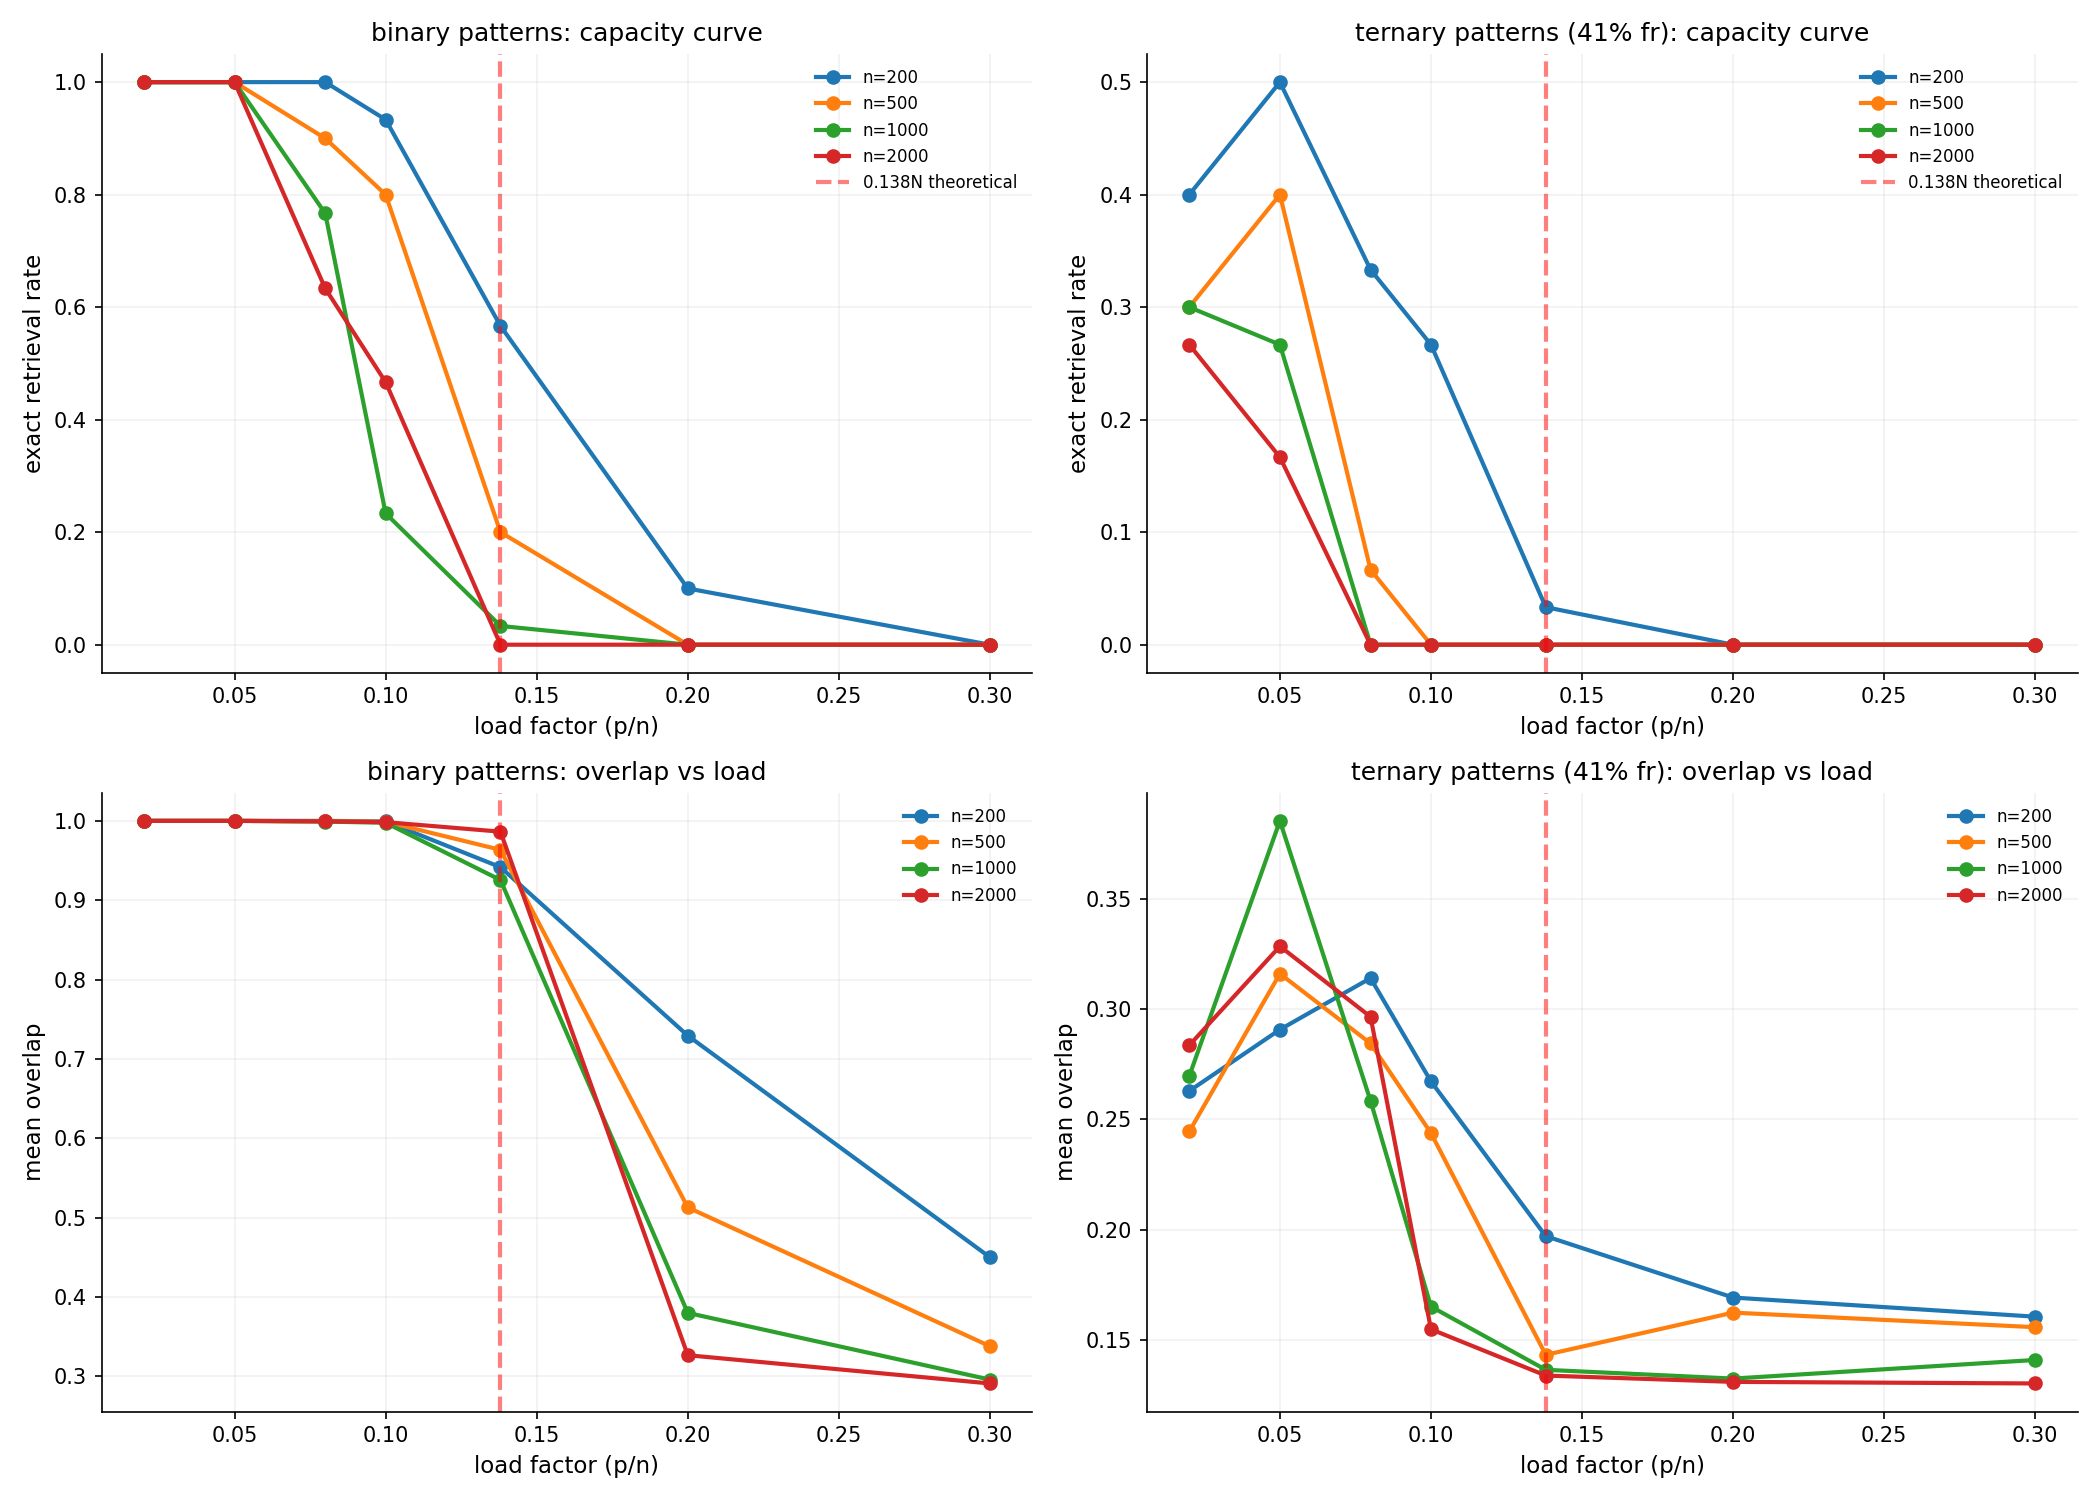

Reproduce this figure in Python.
from __future__ import annotations

import sys
import time
from pathlib import Path

import numpy as np

sys.path.insert(0, str(Path(__file__).resolve().parent.parent))
from shared import (
    apply_plot_style,
    build_rng,
    build_run_record,
    child_rng,
    mean_confidence_interval,
    paired_difference_stats,
    utc_now_iso,
    write_json,
)

SCRIPT_PATH = Path(__file__).resolve()
SEED = 42
NETWORK_SIZES = [200, 500, 1000, 2000, 5000]
LOAD_FACTORS = [0.02, 0.05, 0.08, 0.10, 0.12, 0.138, 0.16, 0.20, 0.25, 0.30]
CORRUPTION = 0.05
TRIALS = 50
MAX_ITERS = 50
TERNARY_FIRING_RATE = 0.41


def generate_binary_patterns(rng, n, p):
    return rng.choice([-1, 1], size=(p, n)).astype(np.float64)


def generate_ternary_patterns(rng, n, p, firing_rate=0.41):
    patterns = np.zeros((p, n), dtype=np.float64)
    for i in range(p):
        mask = rng.random(n) < firing_rate
        signs = rng.choice([-1, 1], size=n)
        patterns[i] = mask * signs
    return patterns


def store_patterns(patterns):
    p, n = patterns.shape
    W = (patterns.T @ patterns) / n
    np.fill_diagonal(W, 0.0)
    return W


def retrieve_binary(W, probe, max_iters=50):
    state = probe.copy()
    for _ in range(max_iters):
        prev = state.copy()
        field = W @ state
        state = np.sign(field)
        state[state == 0] = 1.0
        if np.array_equal(state, prev):
            break
    return state


def retrieve_ternary(W, probe, theta, max_iters=50):
    state = probe.copy()
    for _ in range(max_iters):
        prev = state.copy()
        field = W @ state
        state = np.where(field > theta, 1.0, np.where(field < -theta, -1.0, 0.0))
        if np.array_equal(state, prev):
            break
    return state


def calibrate_theta(W, patterns, rng, target_fr=0.41, n_samples=20):
    n = W.shape[0]
    fields = []
    indices = rng.choice(len(patterns), size=min(n_samples, len(patterns)), replace=False)
    for i in indices:
        f = W @ patterns[i]
        fields.append(np.abs(f))
    all_fields = np.concatenate(fields)
    theta = np.percentile(all_fields, (1.0 - target_fr) * 100)
    return max(theta, 1e-8)


def corrupt_binary(rng, pattern, fraction):
    corrupted = pattern.copy()
    n = len(pattern)
    n_flip = int(n * fraction)
    indices = rng.choice(n, size=n_flip, replace=False)
    corrupted[indices] *= -1
    return corrupted


def corrupt_ternary(rng, pattern, fraction):
    corrupted = pattern.copy()
    n = len(pattern)
    n_corrupt = int(n * fraction)
    indices = rng.choice(n, size=n_corrupt, replace=False)
    for idx in indices:
        corrupted[idx] = rng.choice([-1, 0, 1])
    return corrupted


def overlap(retrieved, original):
    n = len(original)
    nz = np.sum(original != 0)
    if nz == 0:
        return 0.0
    return float(np.dot(retrieved, original) / nz)


def exact_match(retrieved, original):
    return float(np.array_equal(retrieved, original))


def run_capacity_sweep(rng, n, load_factors, pattern_type, corruption, trials, max_iters):
    results = []
    for alpha in load_factors:
        p = max(1, int(alpha * n))
        exact_matches = []
        overlaps = []

        for t in range(trials):
            trial_rng = child_rng(rng)

            if pattern_type == "binary":
                patterns = generate_binary_patterns(trial_rng, n, p)
            else:
                patterns = generate_ternary_patterns(trial_rng, n, p, TERNARY_FIRING_RATE)

            W = store_patterns(patterns)

            probe_idx = trial_rng.integers(0, p)
            original = patterns[probe_idx]

            if pattern_type == "binary":
                corrupted = corrupt_binary(trial_rng, original, corruption)
                retrieved = retrieve_binary(W, corrupted, max_iters)
            else:
                corrupted = corrupt_ternary(trial_rng, original, corruption)
                theta = calibrate_theta(W, patterns, trial_rng, TERNARY_FIRING_RATE)
                retrieved = retrieve_ternary(W, corrupted, theta, max_iters)

            exact_matches.append(exact_match(retrieved, original))
            overlaps.append(overlap(retrieved, original))

        results.append({
            "n": n,
            "alpha": alpha,
            "p": p,
            "pattern_type": pattern_type,
            "corruption": corruption,
            "exact_retrieval_mean": float(np.mean(exact_matches)),
            "exact_retrieval_std": float(np.std(exact_matches)),
            "overlap_mean": float(np.mean(overlaps)),
            "overlap_std": float(np.std(overlaps)),
            "trials": trials,
        })

        print(f"  n={n} alpha={alpha:.3f} p={p} {pattern_type}: exact={np.mean(exact_matches):.3f} overlap={np.mean(overlaps):.3f}")

    return results


def main():
    apply_plot_style()
    import matplotlib.pyplot as plt

    started = utc_now_iso()
    t0 = time.time()
    rng = build_rng(SEED)

    all_results = []

    for n in NETWORK_SIZES:
        print(f"network size n={n}")
        binary_results = run_capacity_sweep(
            child_rng(rng), n, LOAD_FACTORS, "binary", CORRUPTION, TRIALS, MAX_ITERS
        )
        all_results.extend(binary_results)

        ternary_results = run_capacity_sweep(
            child_rng(rng), n, LOAD_FACTORS, "ternary", CORRUPTION, TRIALS, MAX_ITERS
        )
        all_results.extend(ternary_results)

    fig, axes = plt.subplots(2, 2, figsize=(14, 10))

    ax1 = axes[0, 0]
    for n in NETWORK_SIZES:
        alphas = [r["alpha"] for r in all_results if r["n"] == n and r["pattern_type"] == "binary"]
        exacts = [r["exact_retrieval_mean"] for r in all_results if r["n"] == n and r["pattern_type"] == "binary"]
        ax1.plot(alphas, exacts, marker="o", label=f"n={n}")
    ax1.axvline(x=0.138, color="red", linestyle="--", alpha=0.5, label="0.138N theoretical")
    ax1.set_xlabel("load factor (p/n)")
    ax1.set_ylabel("exact retrieval rate")
    ax1.set_title("binary patterns: capacity curve")
    ax1.legend(fontsize=8)

    ax2 = axes[0, 1]
    for n in NETWORK_SIZES:
        alphas = [r["alpha"] for r in all_results if r["n"] == n and r["pattern_type"] == "ternary"]
        exacts = [r["exact_retrieval_mean"] for r in all_results if r["n"] == n and r["pattern_type"] == "ternary"]
        ax2.plot(alphas, exacts, marker="o", label=f"n={n}")
    ax2.axvline(x=0.138, color="red", linestyle="--", alpha=0.5, label="0.138N theoretical")
    ax2.set_xlabel("load factor (p/n)")
    ax2.set_ylabel("exact retrieval rate")
    ax2.set_title("ternary patterns (41% fr): capacity curve")
    ax2.legend(fontsize=8)

    ax3 = axes[1, 0]
    for n in NETWORK_SIZES:
        alphas = [r["alpha"] for r in all_results if r["n"] == n and r["pattern_type"] == "binary"]
        ovlps = [r["overlap_mean"] for r in all_results if r["n"] == n and r["pattern_type"] == "binary"]
        ax3.plot(alphas, ovlps, marker="o", label=f"n={n}")
    ax3.axvline(x=0.138, color="red", linestyle="--", alpha=0.5)
    ax3.set_xlabel("load factor (p/n)")
    ax3.set_ylabel("mean overlap")
    ax3.set_title("binary patterns: overlap vs load")
    ax3.legend(fontsize=8)

    ax4 = axes[1, 1]
    for n in NETWORK_SIZES:
        alphas = [r["alpha"] for r in all_results if r["n"] == n and r["pattern_type"] == "ternary"]
        ovlps = [r["overlap_mean"] for r in all_results if r["n"] == n and r["pattern_type"] == "ternary"]
        ax4.plot(alphas, ovlps, marker="o", label=f"n={n}")
    ax4.axvline(x=0.138, color="red", linestyle="--", alpha=0.5)
    ax4.set_xlabel("load factor (p/n)")
    ax4.set_ylabel("mean overlap")
    ax4.set_title("ternary patterns (41% fr): overlap vs load")
    ax4.legend(fontsize=8)

    plt.tight_layout()
    fig_path = SCRIPT_PATH.parent / "capacity_scaling.png"
    plt.savefig(fig_path)
    plt.close()

    binary_at_014 = [r for r in all_results if r["pattern_type"] == "binary" and abs(r["alpha"] - 0.138) < 0.001]
    ternary_at_014 = [r for r in all_results if r["pattern_type"] == "ternary" and abs(r["alpha"] - 0.138) < 0.001]

    summary = {
        "binary_at_0138": {n: next((r["exact_retrieval_mean"] for r in binary_at_014 if r["n"] == n), None) for n in NETWORK_SIZES},
        "ternary_at_0138": {n: next((r["exact_retrieval_mean"] for r in ternary_at_014 if r["n"] == n), None) for n in NETWORK_SIZES},
    }

    if binary_at_014 and ternary_at_014:
        b_vals = [r["exact_retrieval_mean"] for r in binary_at_014]
        t_vals = [r["exact_retrieval_mean"] for r in ternary_at_014]
        if len(b_vals) == len(t_vals):
            summary["binary_vs_ternary_at_0138"] = paired_difference_stats(t_vals, b_vals, SEED)

    finished = utc_now_iso()
    duration = time.time() - t0

    record = build_run_record(
        simulation_name="capacity_scaling",
        script_path=SCRIPT_PATH,
        started_at_utc=started,
        finished_at_utc=finished,
        duration_sec=duration,
        parameters={
            "network_sizes": NETWORK_SIZES,
            "load_factors": LOAD_FACTORS,
            "corruption": CORRUPTION,
            "trials": TRIALS,
            "max_iters": MAX_ITERS,
            "ternary_firing_rate": TERNARY_FIRING_RATE,
        },
        seed_numpy=SEED,
        n_trials=len(all_results),
        summary=summary,
        statistics={},
        trials=all_results,
        artifacts=[
            {"name": "capacity_scaling.png", "type": "figure"},
            {"name": "capacity_scaling_metrics.json", "type": "metrics"},
        ],
        warnings=[
            "ternary retrieval uses calibrated theta; results depend on calibration quality",
            "5% corruption is low but still conflates capacity with basin size to a small degree",
        ],
    )

    metrics_path = SCRIPT_PATH.parent / "capacity_scaling_metrics.json"
    write_json(metrics_path, record)

    print(f"\ndone in {duration:.1f}s")
    print(f"binary at alpha=0.138: {summary['binary_at_0138']}")
    print(f"ternary at alpha=0.138: {summary['ternary_at_0138']}")


if __name__ == "__main__":
    main()
